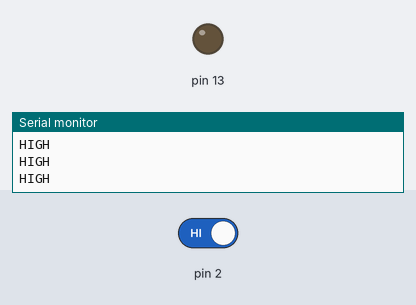
The sketch below on a simulated Arduino Uno, built with avr-gcc and run on an emulated ATmega328P. Parts: output pins drawn as LEDs (lit = HIGH), the last lines printed to the serial monitor. The inputs (shaded band) are chosen by the test bench; at power-on: pin 2 HIGH.

Above: at 1.2 s.
1.3 s: pin 2 driven LOW
At 1.6 s:
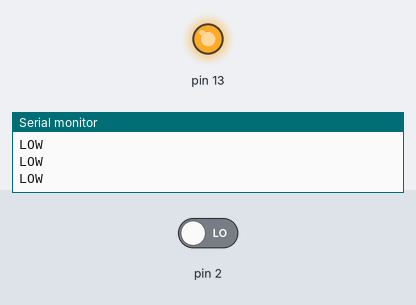
2.8 s: pin 2 driven HIGH
At 3.9 s:
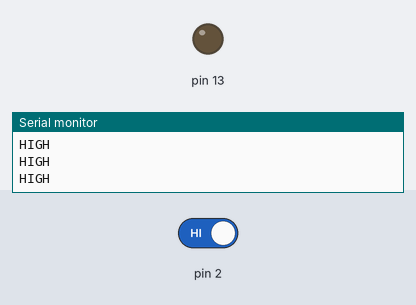
Timing chart, 0 to 5.8 s (numbered marks = the images above; inputs shaded):
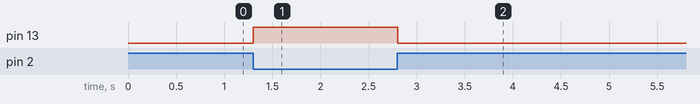

The sketch:

Assignment_2.ino
```cpp
void setup() {
  pinMode(2, INPUT);
  pinMode(13, OUTPUT);
  Serial.begin(9600);
}

void loop() {
  int val = digitalRead(2);
  if(val == LOW){ //ถ้ากด SW จะ LOW
    Serial.println("LOW");
    digitalWrite(13, HIGH);
  } else { //ถ้ากด SW จะ HIGH
    Serial.println("HIGH");
    digitalWrite(13, LOW);
  }
  delay(100);
}
```

Measured:
- after the input at 1.3 s, pin 13: LOW → HIGH at once
- after the input at 2.8 s, pin 13: HIGH → LOW at once
